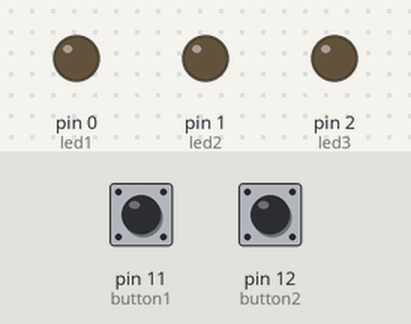
This sketch was run on a simulated Arduino Uno, built with avr-gcc and run on an emulated ATmega328P. Shown: output pins drawn as LEDs (lit = HIGH). Dashed ring = blinking. Inputs (shaded band) come from the test bench; at power-on: pin 11 (button1) LOW, pin 12 (button2) LOW.

Above: at 1.2 s.
1.3 s: pin 11 (button1) pulled HIGH for 0.15 s
At 1.45 s:
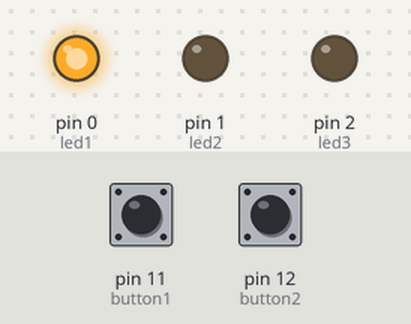
3.7 s: pin 12 (button2) pulled HIGH for 1 s
At 3.85 s:
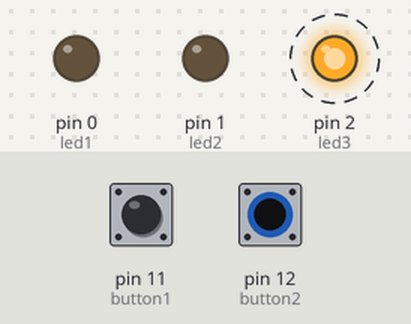
6.7 s: pin 12 (button2) pulled HIGH for 3.2 s
At 7.15 s:
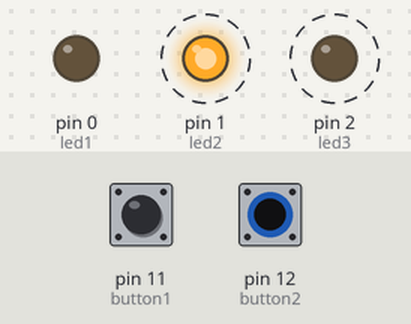
11.4 s: pin 11 (button1) pulled HIGH for 1 s
At 11.55 s:
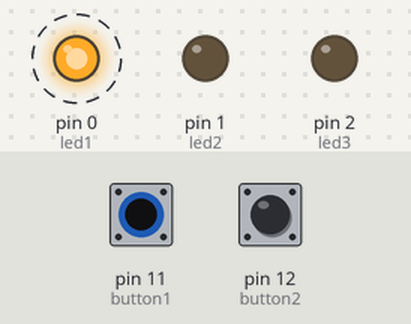
Timing chart, 0 to 14.7 s (numbered marks = the images above; inputs shaded):
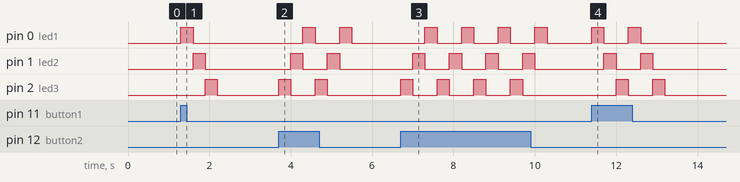

Measured:
- after the input at 1.3 s, pin 0 (led1): LOW → HIGH at once, → LOW 0.30 s later; pin 1 (led2): LOW → HIGH after 0.30 s, → LOW 0.30 s later; pin 2 (led3): LOW → HIGH after 0.60 s, → LOW 0.30 s later
- after the input at 3.7 s, pin 0 (led1): alternates HIGH for 0.30 s and LOW for 0.60 s, 4 changes in all, then stays LOW, starting after 0.60 s; pin 1 (led2): alternates HIGH for 0.30 s and LOW for 0.60 s, 4 changes in all, then stays LOW, starting after 0.30 s
- after the input at 6.7 s, pin 0 (led1): alternates HIGH for 0.30 s and LOW for 0.60 s, starting after 0.60 s; pin 1 (led2): alternates HIGH for 0.30 s and LOW for 0.60 s, 8 changes in all, then stays LOW, starting after 0.30 s; pin 2 (led3): alternates HIGH for 0.30 s and LOW for 0.60 s, 8 changes in all, then stays LOW, starting at once
- after the input at 11.4 s, pin 0 (led1): alternates HIGH for 0.30 s and LOW for 0.60 s, 4 changes in all, then stays LOW, starting at once; pin 1 (led2): alternates HIGH for 0.30 s and LOW for 0.60 s, 4 changes in all, then stays LOW, starting after 0.30 s

The sketch:

sketch.ino
```cpp
const int led1 = 0;
const int led2 = 1;
const int led3 = 2;
const int button1 = 11;
const int button2 = 12;
int buttonState1 = 0;
int buttonState2 = 0;

void setup() {

  pinMode(led1, OUTPUT);
  pinMode(led2, OUTPUT);
  pinMode(led3, OUTPUT);

  pinMode(button1, INPUT);
  pinMode(button2, INPUT);

  digitalWrite(led1, LOW);
  digitalWrite(led2, LOW);
  digitalWrite(led3, LOW);
}

void loop() {

  buttonState1 = digitalRead(button1);
  buttonState2 = digitalRead(button2);

  if (buttonState1 == HIGH) {
    digitalWrite(led1, HIGH);
    delay(300);
    digitalWrite(led1, LOW);

    digitalWrite(led2, HIGH);
    delay(300);
    digitalWrite(led2, LOW);

    digitalWrite(led3, HIGH);
    delay(300);
    digitalWrite(led3, LOW);
  }

  if (buttonState2 == HIGH) {
    digitalWrite(led3, HIGH);
    delay(300);
    digitalWrite(led3, LOW);

    digitalWrite(led2, HIGH);
    delay(300);
    digitalWrite(led2, LOW);

    digitalWrite(led1, HIGH);
    delay(300);
    digitalWrite(led1, LOW);
  }
}
```
